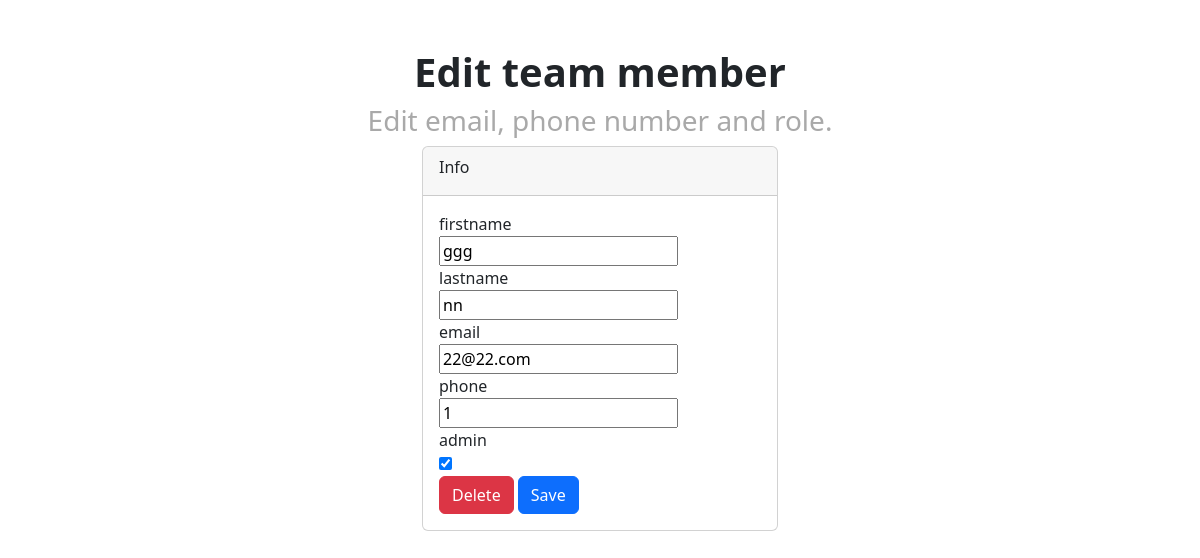
The page /users/edit/9/ on the database as committed earlier.
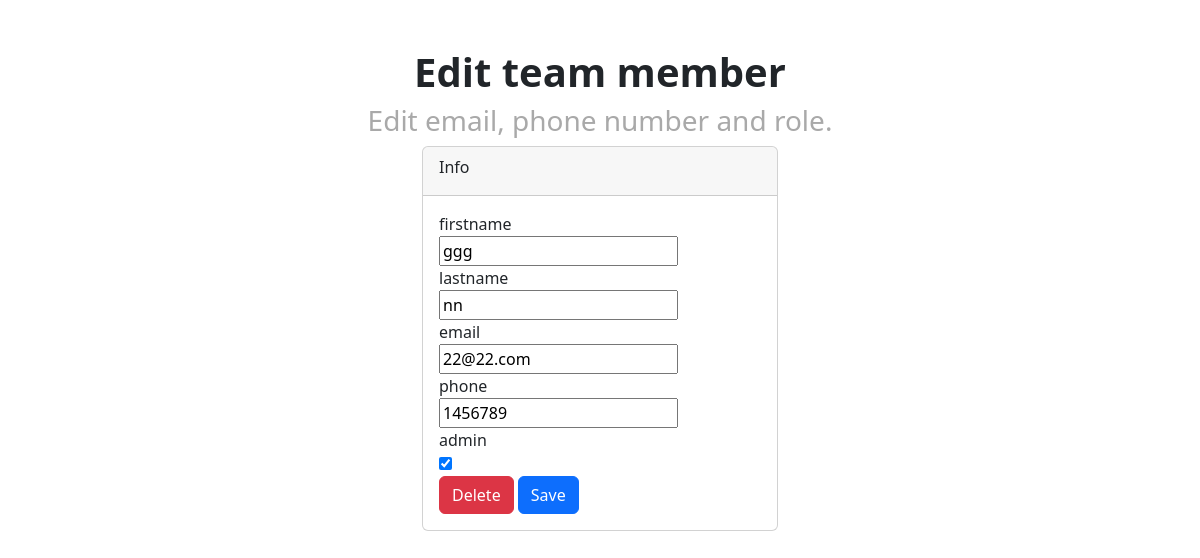
The same page on the database as committed later.
### users/models.py (models this page shows, shortened)
class Member(models.Model):
    firstname = models.CharField(max_length=100)
    lastname = models.CharField(max_length=100)
    email = models.EmailField()
    phone = models.CharField(max_length=20)
    admin = models.BooleanField(default=False)

### users/views.py (the view, shortened to what this page needs)
# urls.py: path('edit/<int:pk>/',views.EditMemberClassView.as_view(), name='edit'),
class EditMemberClassView(UpdateView):
    model = Member
    fields = '__all__'
    template_name='users/edit-form.html'

### users/templates/users/edit-form.html
{% extends 'users/base.html' %} {% block body %}
<h1 align="middle">
  <strong><br />Edit team member</strong>
</h1>
<h3 align="middle" style="color: darkgray">
  Edit email, phone number and role.
</h3>
<div class="container">
  <div class="row">
    <div class="col-md-4 offset-md-4">
      <div class="card">
        <div class="card-header">
          <div class="card-title">Info</div>
        </div>
        <div class="card-body">
          <form method="POST">
            {% csrf_token %} {% for field in form%}
            <div class="form-group">{{ field.name }} <br />{{ field }}</div>
            {% endfor %}
            <a href="{% url 'users:delete' member.id %}" class="btn btn-danger"
              >Delete</a
            >
            <button class="btn btn-primary" type="submit">Save</button>
          </form>
        </div>
      </div>
    </div>
  </div>
</div>
{% endblock %}

### users/templates/users/base.html (shortened to what this page needs)
<!DOCTYPE html>
<html lang="en">
  <head>
    <link
      href="https://cdn.jsdelivr.net/npm/bootstrap@5.2.0-beta1/dist/css/bootstrap.min.css"
      rel="stylesheet"
    />
  </head>
  <body>
    {% block body %} {% endblock %}
  </body>
</html>

Rows that differ between the two databases and show on the page:
changed Member "ggg": phone "1" → "1456789"
